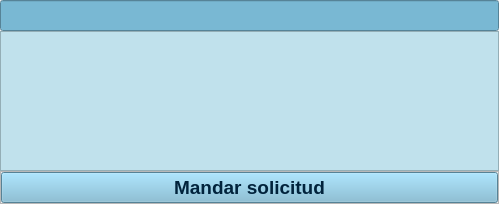
                        <widget class="QWidget" name="scrollAreaWidgetContents_2">
                         <property name="geometry">
                          <rect>
                           <x>0</x>
                           <y>0</y>
                           <width>499</width>
                           <height>204</height>
                          </rect>
                         </property>
                         <layout class="QVBoxLayout" name="verticalLayout_12" stretch="1,10,2">
                          <property name="spacing">
                           <number>0</number>
                          </property>
                          <property name="leftMargin">
                           <number>0</number>
                          </property>
                          <property name="topMargin">
                           <number>0</number>
                          </property>
                          <property name="rightMargin">
                           <number>0</number>
                          </property>
                          <property name="bottomMargin">
                           <number>0</number>
                          </property>
                          <item>
                           <widget class="QLineEdit" name="lineSG">
                            <property name="font">
                             <font>
                              <pointsize>14</pointsize>
                             </font>
                            </property>
                            <property name="styleSheet">
                             <string notr="true">background-color: rgb(121, 184, 211);</string>
                            </property>
                           </widget>
                          </item>
                          <item>
                           <widget class="QListWidget" name="List_BuscGrupos">
                            <property name="styleSheet">
                             <string notr="true">background-color: rgb(192, 225, 236);</string>
                            </property>
                           </widget>
                          </item>
                          <item>
                           <widget class="QFrame" name="frame_20">
                            <property name="frameShape">
                             <enum>QFrame::StyledPanel</enum>
                            </property>
                            <property name="frameShadow">
                             <enum>QFrame::Raised</enum>
                            </property>
                            <layout class="QHBoxLayout" name="horizontalLayout_9">
                             <property name="spacing">
                              <number>0</number>
                             </property>
                             <property name="leftMargin">
                              <number>0</number>
                             </property>
                             <property name="topMargin">
                              <number>0</number>
                             </property>
                             <property name="rightMargin">
                              <number>0</number>
                             </property>
                             <property name="bottomMargin">
                              <number>0</number>
                             </property>
                             <item>
                              <widget class="QPushButton" name="solButton">
                               <property name="font">
                                <font>
                                 <pointsize>14</pointsize>
                                 <weight>75</weight>
                                 <bold>true</bold>
                                </font>
                               </property>
                               <property name="styleSheet">
                                <string notr="true">background-color: rgb(121, 184, 211);
color: rgb(1, 35, 60);</string>
                               </property>
                               <property name="text">
                                <string>Mandar solicitud</string>
                               </property>
                              </widget>
                             </item>
                            </layout>
                           </widget>
                          </item>
                         </layout>
                        </widget>
